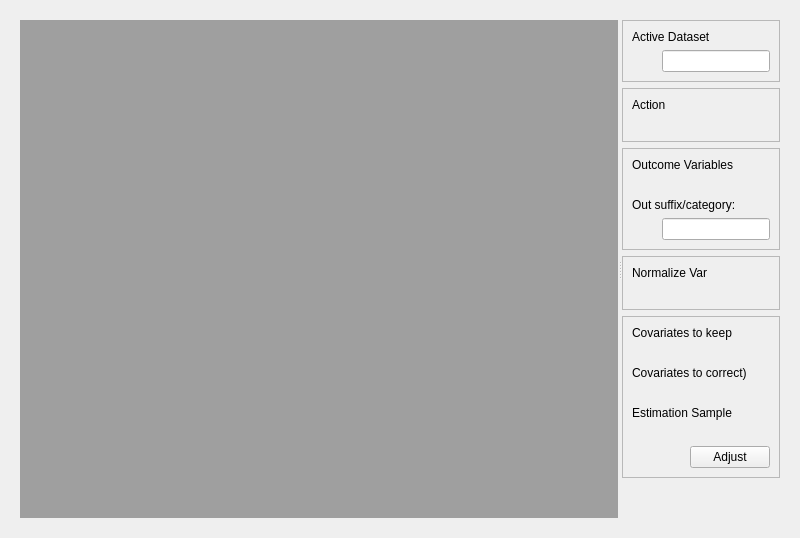
<?xml  version="1.0"  encoding="UTF-8"?>
<ui  version="4.0">
  <class>Form</class>
  <widget  class="QWidget"  name="Form">
    <property  name="geometry">
      <rect>
        <x>0</x>
        <y>0</y>
        <width>800</width>
        <height>500</height>
      </rect>
    </property>
    <property  name="windowTitle">
      <string>Form</string>
    </property>
    
    <layout  class="QVBoxLayout"  name="vlMain">
      <item>
        
        <widget class="QWidget" name="verticalLayoutWidget">
    
    
            <layout  class="QHBoxLayout"  name="horizontalLayout">
            <item>
                <widget  class="QSplitter"  name="splitter">
                <property  name="orientation">
                    <enum>Qt::Horizontal</enum>
                </property>
                
                <widget  class="QWidget"  name="wViewer">
                    <property  name="sizePolicy">
                    <sizepolicy  hsizetype="Preferred"  vsizetype="Preferred">
                        <horstretch>8</horstretch>
                        <verstretch>0</verstretch>
                    </sizepolicy>
                    </property>
                    <layout  class="QVBoxLayout"  name="vlViewer">
                    <item>
                        <widget  class="QMdiArea"  name="mdiArea"/>
                    </item>
                    </layout>
                </widget>
                
                <widget  class="QWidget"  name="wOptions">
                    <property  name="sizePolicy">
                    <sizepolicy  hsizetype="Minimum"  vsizetype="Minimum">
                        <horstretch>1</horstretch>
                        <verstretch>0</verstretch>
                    </sizepolicy>
                    </property>
                
                    <layout  class="QVBoxLayout"  name="vlOptions">

                    <item>
                        <widget  class="QFrame"  name="wActiveDset">
                        <property  name="frameShape">
                            <enum>QFrame::StyledPanel</enum>
                        </property>
                        <property  name="frameShadow">
                            <enum>QFrame::Raised</enum>
                        </property>
                        <property  name="lineWidth">
                            <number>8</number>
                        </property>

                        <layout  class="QVBoxLayout"  name="vlActiveDset">
                            
                            <item>
                            <widget  class="QLabel"  name="label_activeDset">
                                <property  name="text">
                                <string>Active Dataset</string>
                                </property>
                            </widget>
                            </item>

                            <item>
                            <layout  class="QHBoxLayout"  name="horizontalLayout_5">
                                <item>
                                <spacer  name="horizontalSpacer_5">
                                    <property  name="orientation">
                                    <enum>Qt::Horizontal</enum>
                                    </property>
                                    
                                    <property name="sizeType">
                                        <enum>QSizePolicy::Fixed</enum>
                                    </property>
                                    
                                    <property  name="sizeHint"  stdset="0">
                                    <size>
                                        <width>30</width>
                                        <height>20</height>
                                    </size>
                                    </property>
                                </spacer>
                                </item>
                                <item>
                                    <widget  class="QLineEdit"  name="edit_activeDset">
                                        <property  name="text">
                                        <string> </string>
                                        </property>
                                    </widget>
                                </item>
                            </layout>
                            </item>

                        </layout>
                        </widget>
                    </item>
                    
                    <item>
                        <widget  class="QFrame"  name="wAction">
                        <property  name="frameShape">
                            <enum>QFrame::StyledPanel</enum>
                        </property>
                        <property  name="frameShadow">
                            <enum>QFrame::Raised</enum>
                        </property>
                        <property  name="lineWidth">
                            <number>8</number>
                        </property>
                        
                        <layout  class="QVBoxLayout"  name="vlTmp">
                            <item>
                            <widget  class="QLabel"  name="label_select">
                                <property  name="text">
                                <string>Action</string>
                                </property>
                            </widget>
                            </item>
                            
                            <item>
                            <layout  class="QHBoxLayout"  name="horizontalLayout_5">
                                <item>
                                <spacer  name="horizontalSpacer_5">
                                    <property  name="orientation">
                                    <enum>Qt::Horizontal</enum>
                                    </property>
                                    
                                    <property name="sizeType">
                                        <enum>QSizePolicy::Fixed</enum>
                                    </property>
                                    
                                    <property  name="sizeHint"  stdset="0">
                                    <size>
                                        <width>30</width>
                                        <height>20</height>
                                    </size>
                                    </property>
                                </spacer>
                                </item>
                                <item>
                                    <layout  class="QHBoxLayout"  name="vlAction"/>
                                </item>
                                
                            </layout>
                            </item>
                        </layout>
                        
                        </widget>
                    </item>                    
                    
                    <item>
                        <widget  class="QFrame"  name="wOutVars">
                        <property  name="frameShape">
                            <enum>QFrame::StyledPanel</enum>
                        </property>
                        <property  name="frameShadow">
                            <enum>QFrame::Raised</enum>
                        </property>
                        <property  name="lineWidth">
                            <number>8</number>
                        </property>
                        
                        <layout  class="QVBoxLayout"  name="vlOutVars">
                            
                            <item>
                            <widget  class="QLabel"  name="label_select">
                                <property  name="text">
                                <string>Outcome Variables</string>
                                </property>
                            </widget>
                            </item>
                            
                            <item>
                            <layout  class="QHBoxLayout"  name="horizontalLayout_5">
                                <item>
                                <spacer  name="horizontalSpacer_5">
                                    <property  name="orientation">
                                    <enum>Qt::Horizontal</enum>
                                    </property>
                                    
                                    <property name="sizeType">
                                        <enum>QSizePolicy::Fixed</enum>
                                    </property>
                                    
                                    <property  name="sizeHint"  stdset="0">
                                    <size>
                                        <width>30</width>
                                        <height>20</height>
                                    </size>
                                    </property>
                                </spacer>
                                </item>
                                <item>
                                <layout  class="QVBoxLayout"  name="vlComboOut"/>
                                </item>
                            </layout>
                            </item>

                            <item>
                            <widget  class="QLabel"  name="label_select2">
                                <property  name="text">
                                <string>Out suffix/category: </string>
                                </property>
                            </widget>
                            </item>
                            
                            <item>
                            <layout  class="QHBoxLayout"  name="horizontalLayout_6">
                                <item>
                                <spacer  name="horizontalSpacer_6">
                                    <property  name="orientation">
                                    <enum>Qt::Horizontal</enum>
                                    </property>
                                    
                                    <property name="sizeType">
                                        <enum>QSizePolicy::Fixed</enum>
                                    </property>
                                    
                                    <property  name="sizeHint"  stdset="0">
                                    <size>
                                        <width>30</width>
                                        <height>20</height>
                                    </size>
                                    </property>
                                </spacer>
                                </item>
                                <item>
                                    <widget  class="QLineEdit"  name="edit_outSuff">
                                    </widget>
                                </item>
                            </layout>
                            </item>
                            
                        </layout>
                        </widget>
                    </item>
                    
                    <item>
                        <widget  class="QFrame"  name="wNormVars">
                        <property  name="frameShape">
                            <enum>QFrame::StyledPanel</enum>
                        </property>
                        <property  name="frameShadow">
                            <enum>QFrame::Raised</enum>
                        </property>
                        <property  name="lineWidth">
                            <number>8</number>
                        </property>
                        
                        <layout  class="QVBoxLayout"  name="vlwNormalizeVars">
                            
                            <item>
                            <widget  class="QLabel"  name="label_select">
                                <property  name="text">
                                <string>Normalize Var</string>
                                </property>
                            </widget>
                            </item>
                            
                            <item>
                            <layout  class="QHBoxLayout"  name="horizontalLayout_5">
                                <item>
                                <spacer  name="horizontalSpacer_5">
                                    <property  name="orientation">
                                    <enum>Qt::Horizontal</enum>
                                    </property>
                                    
                                    <property name="sizeType">
                                        <enum>QSizePolicy::Fixed</enum>
                                    </property>
                                    
                                    <property  name="sizeHint"  stdset="0">
                                    <size>
                                        <width>30</width>
                                        <height>20</height>
                                    </size>
                                    </property>
                                </spacer>
                                </item>
                                <item>
                                <layout  class="QVBoxLayout"  name="vlComboNormVar"/>
                                </item>
                            </layout>
                            </item>
                        </layout>
                        
                        </widget>
                    </item>

                    <item>
                        <widget  class="QFrame"  name="wAdjustVars">
                        <property  name="frameShape">
                            <enum>QFrame::StyledPanel</enum>
                        </property>
                        <property  name="frameShadow">
                            <enum>QFrame::Raised</enum>
                        </property>
                        <property  name="lineWidth">
                            <number>8</number>
                        </property>
                        
                        <layout  class="QVBoxLayout"  name="vlCov">

                            <item>
                            <widget  class="QLabel"  name="label_select">
                                <property  name="text">
                                <string>Covariates to keep</string>
                                </property>
                            </widget>
                            </item>

                            <item>
                            <layout  class="QHBoxLayout"  name="horizontalLayout_5">
                                <item>
                                <spacer  name="horizontalSpacer_5">
                                    <property  name="orientation">
                                    <enum>Qt::Horizontal</enum>
                                    </property>
                                    
                                    <property name="sizeType">
                                        <enum>QSizePolicy::Fixed</enum>
                                    </property>
                                    
                                    <property  name="sizeHint"  stdset="0">
                                    <size>
                                        <width>30</width>
                                        <height>20</height>
                                    </size>
                                    </property>
                                </spacer>
                                </item>
                                <item>
                                <layout  class="QVBoxLayout"  name="vlComboCovKeep"/>
                                </item>
                            </layout>
                            </item>

                            <item>
                            <widget  class="QLabel"  name="label_select">
                                <property  name="text">
                                <string>Covariates to correct)</string>
                                </property>
                            </widget>
                            </item>
                            
                            <item>
                            <layout  class="QHBoxLayout"  name="horizontalLayout_5">
                                <item>
                                <spacer  name="horizontalSpacer_5">
                                    <property  name="orientation">
                                    <enum>Qt::Horizontal</enum>
                                    </property>
                                    
                                    <property name="sizeType">
                                        <enum>QSizePolicy::Fixed</enum>
                                    </property>
                                    
                                    <property  name="sizeHint"  stdset="0">
                                    <size>
                                        <width>30</width>
                                        <height>20</height>
                                    </size>
                                    </property>
                                </spacer>
                                </item>
                                <item>
                                <layout  class="QVBoxLayout"  name="vlComboCovCorr"/>
                                </item>
                            </layout>
                            </item>

                            <item>
                            <widget  class="QLabel"  name="label_select2">
                                <property  name="text">
                                <string>Estimation Sample</string>
                                </property>
                            </widget>
                            </item>

                            <item>
                            <layout  class="QHBoxLayout"  name="horizontalLayout_6">
                                <item>
                                <spacer  name="horizontalSpacer_6">
                                    <property  name="orientation">
                                    <enum>Qt::Horizontal</enum>
                                    </property>
                                    
                                    <property name="sizeType">
                                        <enum>QSizePolicy::Fixed</enum>
                                    </property>
                                    
                                    <property  name="sizeHint"  stdset="0">
                                    <size>
                                        <width>30</width>
                                        <height>20</height>
                                    </size>
                                    </property>
                                </spacer>
                                </item>
                                <item>
                                <layout  class="QVBoxLayout"  name="vlComboSel"/>
                                </item>
                            </layout>
                            </item>

                            <item>
                            <layout  class="QHBoxLayout"  name="horizontalLayout_8">

                            <item>
                                <spacer  name="horizontalSpacer_8">
                                <property  name="orientation">
                                    <enum>Qt::Horizontal</enum>
                                </property>
                                <property  name="sizeHint"  stdset="0">
                                    <size>
                                    <width>40</width>
                                    <height>20</height>
                                    </size>
                                </property>
                                </spacer>
                            
                            
                            </item>
                            
                            <item>
                                <widget  class="QPushButton"  name="adjustBtn">
                                <property  name="text">
                                    <string>Adjust</string>
                                </property>
                                </widget>
                            </item>
                            
                            </layout>
                            </item>
                        </layout>
                            
                        </widget>
                    </item>
                                        
                    
                    <item>
                        <spacer  name="verticalSpacer">
                        <property  name="orientation">
                            <enum>Qt::Vertical</enum>
                        </property>
                        <property  name="sizeHint"  stdset="0">
                            <size>
                            <width>20</width>
                            <height>40</height>
                            </size>
                        </property>
                        </spacer>
                    </item>
                    
                    </layout>
                </widget>
                </widget>
            </item>
            </layout>
            

        </widget>
      </item>

      </layout>

            
  </widget>
  <resources/>
  <connections/>
</ui>
